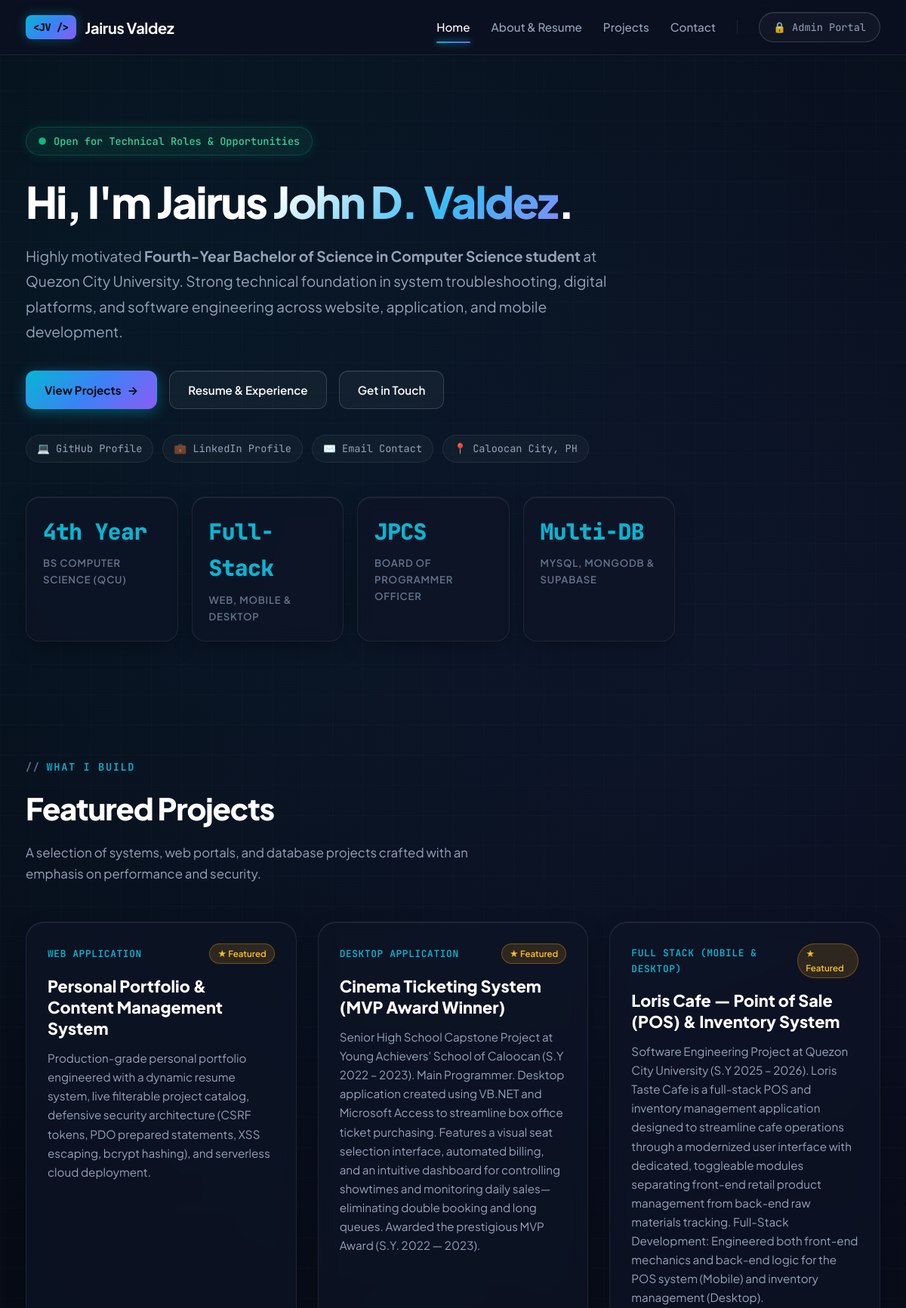
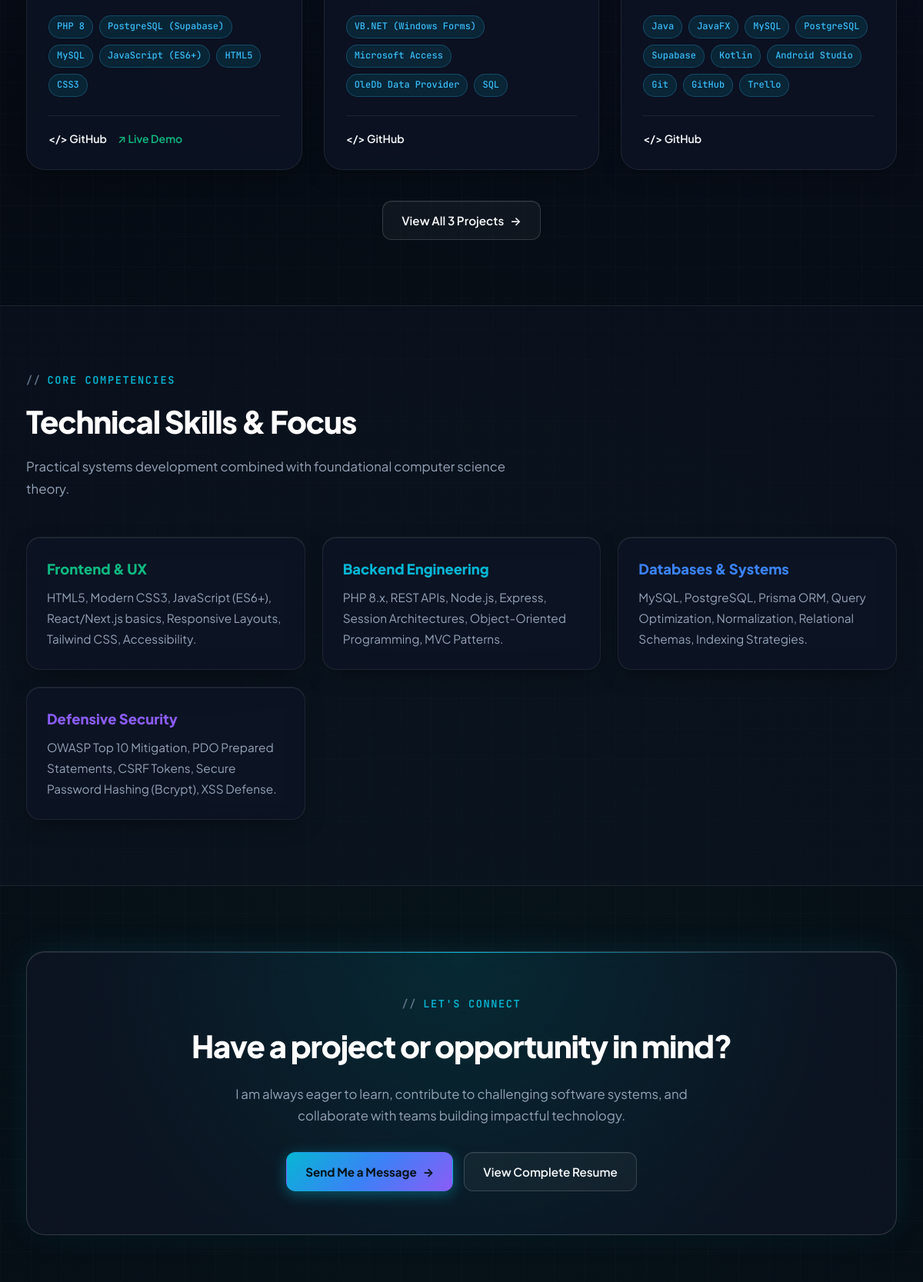
The page / (upper part) on the database its author committed (2 pictures, top to bottom).
### tables this page shows
CREATE TABLE IF NOT EXISTS `users` (
    `id` INT AUTO_INCREMENT PRIMARY KEY,
    `username` VARCHAR(50) NOT NULL UNIQUE,
    `password` VARCHAR(255) NOT NULL,
    `email` VARCHAR(100) NOT NULL,
    `full_name` VARCHAR(100) NOT NULL DEFAULT 'Jairus John Valdez',
    `headline` VARCHAR(150) NOT NULL DEFAULT 'Computer Science Student & Systems Developer',
    `bio` TEXT NULL,
    `github` VARCHAR(255) DEFAULT 'https://github.com',
    `linkedin` VARCHAR(255) DEFAULT 'https://linkedin.com',
    `created_at` TIMESTAMP DEFAULT CURRENT_TIMESTAMP,
    `updated_at` TIMESTAMP DEFAULT CURRENT_TIMESTAMP ON UPDATE CURRENT_TIMESTAMP
);

CREATE TABLE IF NOT EXISTS `projects` (
    `id` INT AUTO_INCREMENT PRIMARY KEY,
    `title` VARCHAR(150) NOT NULL,
    `description` TEXT NOT NULL,
    `tech_stack` VARCHAR(255) NOT NULL,
    `category` VARCHAR(50) NOT NULL DEFAULT 'Web Application',
    `github_link` VARCHAR(255) DEFAULT NULL,
    `demo_link` VARCHAR(255) DEFAULT NULL,
    `featured` TINYINT(1) NOT NULL DEFAULT 0,
    `created_at` TIMESTAMP DEFAULT CURRENT_TIMESTAMP,
    `updated_at` TIMESTAMP DEFAULT CURRENT_TIMESTAMP ON UPDATE CURRENT_TIMESTAMP
);

### includes/security.php (called while the page is built, shortened)
<?php
function e(?string $value): string {
    return htmlspecialchars($value, ENT_QUOTES | ENT_SUBSTITUTE, 'UTF-8');
}

### index.php (the view, shortened to what this page needs)
<?php
require_once __DIR__ . '/includes/header.php';
$user_stmt = $pdo->prepare("SELECT * FROM users WHERE username = 'admin' LIMIT 1");
$user_stmt->execute();
$profile = $user_stmt->fetch() ?: [
    'full_name' => 'Jairus John Valdez',
    'headline'  => 'Computer Science Student & Systems Developer',
    'bio'       => 'Computer Science student passionate about system development, cybersecurity, database engineering, and modern full-stack web applications.'
];
$projects_stmt = $pdo->prepare("SELECT * FROM projects WHERE featured = 1 ORDER BY id DESC LIMIT 3");
$projects_stmt->execute();
$featured_projects = $projects_stmt->fetchAll();
$count_projects = $pdo->query("SELECT COUNT(*) FROM projects")->fetchColumn();
?>
<div class="hero">
    <div class="container">
        <div class="hero-content">
            <div class="hero-kicker">
                <span class="pulse-indicator">
                    <span class="ping-ring"></span>
                </span>
                <span>Open for Technical Roles &amp; Opportunities</span>
            </div>
            <h1 class="hero-title">
                Hi, I'm <span class="gradient-text"><?php echo e($profile['full_name']); ?></span>.
            </h1>
            <p class="hero-description">
                Highly motivated <strong>Fourth-Year Bachelor of Science in Computer Science student</strong> at Quezon City University. Strong technical foundation in system troubleshooting, digital platforms, and software engineering across website, application, and mobile development.
            </p>
            <div class="hero-actions">
                <a href="projects.php" class="btn btn-primary">
                    <span>View Projects</span>
                    <span class="btn-arrow">&rarr;</span>
                </a>
                <a href="about.php" class="btn btn-outline">
                    <span>Resume &amp; Experience</span>
                </a>
                <a href="contact.php" class="btn btn-outline">
                    <span>Get in Touch</span>
                </a>
            </div>
            <div class="hero-quick-links">
                <a href="https://github.com/Mushhhhroom" target="_blank" rel="noopener noreferrer" class="quick-chip">
                    <span>💻 GitHub Profile</span>
                </a>
                <a href="https://www.linkedin.com/in/jairus-valdez-19469a313/" target="_blank" rel="noopener noreferrer" class="quick-chip">
                    <span>💼 LinkedIn Profile</span>
                </a>
                <a href="mailto:Valdez.jairusjohn.deleste@gmail.com" class="quick-chip">
                    <span>✉️ Email Contact</span>
                </a>
                <span class="quick-chip">
                    <span>📍 Caloocan City, PH</span>
                </span>
            </div>
            <div class="hero-stats">
                <div class="stat-card">
                    <div class="stat-num">4th Year</div>
                    <div class="stat-label">BS Computer Science (QCU)</div>
                </div>
                <div class="stat-card">
                    <div class="stat-num">Full-Stack</div>
                    <div class="stat-label">Web, Mobile &amp; Desktop</div>
                </div>
                <div class="stat-card">
                    <div class="stat-num">JPCS</div>
                    <div class="stat-label">Board of Programmer Officer</div>
                </div>
                <div class="stat-card">
                    <div class="stat-num">Multi-DB</div>
                    <div class="stat-label">MySQL, MongoDB &amp; Supabase</div>
                </div>
            </div>
        </div>
    </div>
</div>
<section class="section">
    <div class="container">
        <div class="section-header">
            <div class="section-subtitle">WHAT I BUILD</div>
            <h2 class="section-title">Featured Projects</h2>
            <p class="section-desc">
                A selection of systems, web portals, and database projects crafted with an emphasis on performance and security.
            </p>
        </div>
        <div class="projects-grid">
            <?php if (!empty($featured_projects)): ?>
                <?php foreach ($featured_projects as $proj): ?>
                    <article class="project-card" data-category="<?php echo e($proj['category']); ?>">
                        <div class="project-meta">
                            <span class="project-category"><?php echo e($proj['category']); ?></span>
                            <?php if ($proj['featured']): ?>
                                <span class="featured-badge">★ Featured</span>
                            <?php endif; ?>
                        </div>
                        <h3 class="project-title"><?php echo e($proj['title']); ?></h3>
                        <p class="project-desc"><?php echo e($proj['description']); ?></p>
                        <div class="project-tech">
                            <?php
                            $tags = array_map('trim', explode(',', $proj['tech_stack']));
                            foreach ($tags as $tag):
                            ?>
                                <span class="tag-badge"><?php echo e($tag); ?></span>
                            <?php endforeach; ?>
                        </div>
                        <div class="project-links">
                            <?php if (!empty($proj['github_link'])): ?>
                                <a href="<?php echo e($proj['github_link']); ?>" target="_blank" rel="noopener noreferrer" class="link-btn">
                                    <span>&lt;/&gt; GitHub</span>
                                </a>
                            <?php endif; ?>
                            <?php if (!empty($proj['demo_link'])): ?>
                                <a href="<?php echo e($proj['demo_link']); ?>" target="_blank" rel="noopener noreferrer" class="link-btn" style="color: var(--accent-emerald);">
                                    <span>↗ Live Demo</span>
                                </a>
                            <?php endif; ?>
                        </div>
                    </article>
                <?php endforeach; ?>
            <?php else: ?>
                <p style="color: var(--text-muted);">No featured projects yet. Check back soon!</p>
            <?php endif; ?>
        </div>
        <div style="margin-top: 40px; text-align: center;">
            <a href="projects.php" class="btn btn-outline">
                <span>View All <?php echo (int)$count_projects; ?> Projects</span>
                <span class="btn-arrow">&rarr;</span>
            </a>
        </div>
    </div>
</section>
<section class="section" style="background: rgba(17, 24, 39, 0.4); border-top: 1px solid var(--border-color); border-bottom: 1px solid var(--border-color);">
    <div class="container">
        <div class="section-header">
            <div class="section-subtitle">CORE COMPETENCIES</div>
            <h2 class="section-title">Technical Skills &amp; Focus</h2>
            <p class="section-desc">Practical systems development combined with foundational computer science theory.</p>
        </div>
        <div class="skills-grid">
            <div class="skill-card">
                <h3 class="skill-category" style="color: var(--accent-emerald);">Frontend &amp; UX</h3>
                <p class="skill-list">HTML5, Modern CSS3, JavaScript (ES6+), React/Next.js basics, Responsive Layouts, Tailwind CSS, Accessibility.</p>
            </div>
            <div class="skill-card">
                <h3 class="skill-category" style="color: var(--accent-cyan);">Backend Engineering</h3>
                <p class="skill-list">PHP 8.x, REST APIs, Node.js, Express, Session Architectures, Object-Oriented Programming, MVC Patterns.</p>
            </div>
            <div class="skill-card">
                <h3 class="skill-category" style="color: var(--accent-blue);">Databases &amp; Systems</h3>
                <p class="skill-list">MySQL, PostgreSQL, Prisma ORM, Query Optimization, Normalization, Relational Schemas, Indexing Strategies.</p>
            </div>
            <div class="skill-card">
                <h3 class="skill-category" style="color: var(--accent-purple);">Defensive Security</h3>
                <p class="skill-list">OWASP Top 10 Mitigation, PDO Prepared Statements, CSRF Tokens, Secure Password Hashing (Bcrypt), XSS Defense.</p>
            </div>
        </div>
    </div>
</section>
<section class="section">
    <div class="container">
        <div class="cta-banner">
            <div class="section-subtitle" style="justify-content: center;">LET'S CONNECT</div>
            <h2 class="section-title" style="margin-bottom: 16px;">Have a project or opportunity in mind?</h2>
            <p class="section-desc" style="margin: 0 auto 32px auto; max-width: 600px;">
                I am always eager to learn, contribute to challenging software systems, and collaborate with teams building impactful technology.
            </p>
            <div style="display: flex; gap: 14px; justify-content: center; flex-wrap: wrap;">
                <a href="contact.php" class="btn btn-primary">
                    <span>Send Me a Message</span>
                    <span class="btn-arrow">&rarr;</span>
                </a>
                <a href="about.php" class="btn btn-outline">
                    <span>View Complete Resume</span>
                </a>
            </div>
        </div>
    </div>
</section>
<?php require_once __DIR__ . '/includes/footer.php'; ?>

### rows shown on the page
users: full_name "Jairus John D. Valdez"
projects: category "WEB APPLICATION", featured "★ Featured", title "Personal Portfolio & Content Management System", description "Production-grade personal portfolio engineered with a dynamic resume system, live filterable project catalog, defensive security architecture (CSRF tokens, PDO prepared statements, XSS escaping, bcrypt hashing), and serverless cloud deployment.", tech_stack "PHP 8", tech_stack "PostgreSQL (Supabase)", tech_stack "MySQL", tech_stack "JavaScript (ES6+)", tech_stack "HTML5", tech_stack "CSS3"
projects: category "DESKTOP APPLICATION", featured "★ Featured", title "Cinema Ticketing System (MVP Award Winner)", description "Senior High School Capstone Project at Young Achievers' School of Caloocan (S.Y 2022 – 2023). Main Programmer. Desktop application created using VB.NET and Microsoft Access to streamline box office ticket purchasing. Features a visual seat selection interface, automated billing, and an intuitive dashboard for controlling showtimes and monitoring daily sales—eliminating double booking and long queues. Awarded the prestigious MVP Award (S.Y. 2022 — 2023).", tech_stack "VB.NET (Windows Forms)", tech_stack "Microsoft Access", tech_stack "OleDb Data Provider", tech_stack "SQL"
projects: category "FULL STACK (MOBILE & DESKTOP)", featured "★ Featured", title "Loris Cafe — Point of Sale (POS) & Inventory System", description "Software Engineering Project at Quezon City University (S.Y 2025 – 2026). Loris Taste Cafe is a full-stack POS and inventory management application designed to streamline cafe operations through a modernized user interface with dedicated, toggleable modules separating front-end retail product management from back-end raw materials tracking. Full-Stack Development: Engineered both front-end mechanics and back-end logic for the POS system (Mobile) and inventory management (Desktop).", tech_stack "Java", tech_stack "JavaFX", tech_stack "MySQL", tech_stack "PostgreSQL", tech_stack "Supabase", tech_stack "Kotlin", tech_stack "Android Studio", tech_stack "Git", tech_stack "GitHub", tech_stack "Trello"

### other values the page prints
$count_projects "3"
